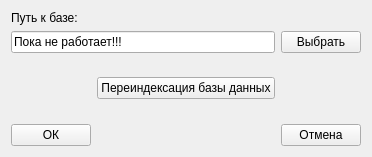
<?xml version="1.0" encoding="UTF-8"?>
<ui version="4.0">
 <class>settingDialog</class>
 <widget class="QWidget" name="settingDialog">
  <property name="geometry">
   <rect>
    <x>0</x>
    <y>0</y>
    <width>352</width>
    <height>157</height>
   </rect>
  </property>
  <property name="windowTitle">
   <string>Настройки</string>
  </property>
  <layout class="QGridLayout" name="gridLayout">
   <item row="2" column="1">
    <spacer name="verticalSpacer_2">
     <property name="orientation">
      <enum>Qt::Vertical</enum>
     </property>
     <property name="sizeHint" stdset="0">
      <size>
       <width>20</width>
       <height>40</height>
      </size>
     </property>
    </spacer>
   </item>
   <item row="5" column="1">
    <spacer name="verticalSpacer">
     <property name="orientation">
      <enum>Qt::Vertical</enum>
     </property>
     <property name="sizeHint" stdset="0">
      <size>
       <width>20</width>
       <height>40</height>
      </size>
     </property>
    </spacer>
   </item>
   <item row="0" column="0">
    <widget class="QLabel" name="label">
     <property name="text">
      <string>Путь к базе:</string>
     </property>
    </widget>
   </item>
   <item row="1" column="0" colspan="2">
    <widget class="QLineEdit" name="lineEdit">
     <property name="text">
      <string>Пока не работает!!!</string>
     </property>
     <property name="readOnly">
      <bool>true</bool>
     </property>
    </widget>
   </item>
   <item row="6" column="0">
    <widget class="QPushButton" name="btn_OK">
     <property name="text">
      <string>ОК</string>
     </property>
    </widget>
   </item>
   <item row="1" column="2">
    <widget class="QPushButton" name="btn_selectPath">
     <property name="text">
      <string>Выбрать</string>
     </property>
    </widget>
   </item>
   <item row="6" column="2">
    <widget class="QPushButton" name="btn_cancel">
     <property name="text">
      <string>Отмена</string>
     </property>
    </widget>
   </item>
   <item row="4" column="1">
    <widget class="QPushButton" name="pushButton_4">
     <property name="text">
      <string>Переиндексация базы данных</string>
     </property>
    </widget>
   </item>
  </layout>
 </widget>
 <tabstops>
  <tabstop>lineEdit</tabstop>
  <tabstop>btn_selectPath</tabstop>
  <tabstop>pushButton_4</tabstop>
  <tabstop>btn_OK</tabstop>
  <tabstop>btn_cancel</tabstop>
 </tabstops>
 <resources/>
 <connections/>
</ui>
